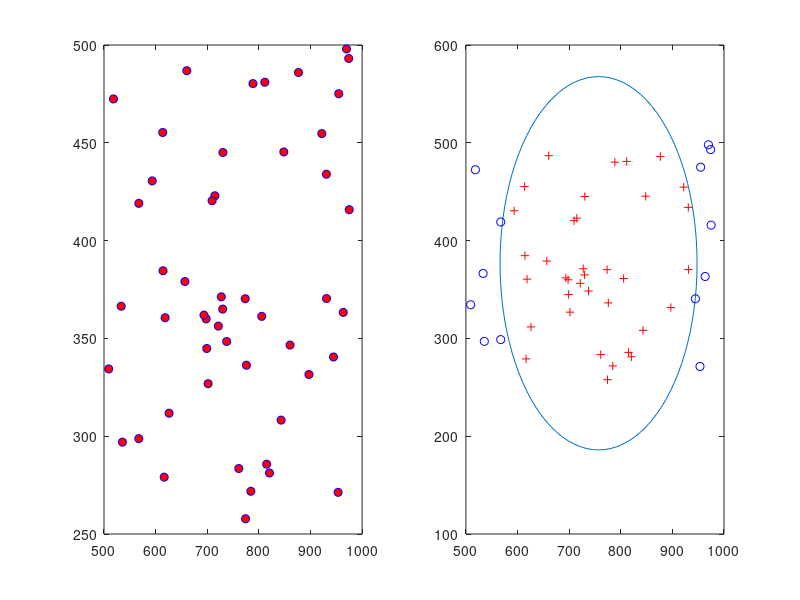

Write the MATLAB code that produced this figure.
min_x = 500; 
max_x = 1000;
min_y = 250; 
max_y = 500;
N = 50; % liczba punktów
x = min_x + (max_x-min_x)*rand(N,1);
y = min_y + (max_y-min_y)*rand(N,1);
subplot(1,2,1), 
plot(x,y,'bo','MarkerFaceColor','r'); hold on;
d = zeros(N*(N-1)/2,1);
k = 0;
for i=1:N-1
    for j=i+1:N     
        k = k + 1;      
        d(k,1) = sqrt((x(i) - x(j))^2 + (y(i) - y(j))^2);  
    end
end
x0 = mean(x); 
y0 = mean(y);
r = mean(d);
phi = 0:pi/50:2*pi;
xc = r * cos(phi) + x0;
yc = r * sin(phi) + y0;
subplot(1,2,2)
plot(xc, yc, '-'); hold on; % rysowanie okręgu
i=1;

while(i<N)
        if ((x(i)-x0)^2 + (y(i)-y0)^2 < r^2)
            plot(x(i),y(i),'r+'); hold on; % rysowanie punktów wewnątrz okręgu
        else 
            plot(x(i),y(i),'bo'); % rysowanie punktów na zewnątrz okręgu
        end
    i=i+1;
end